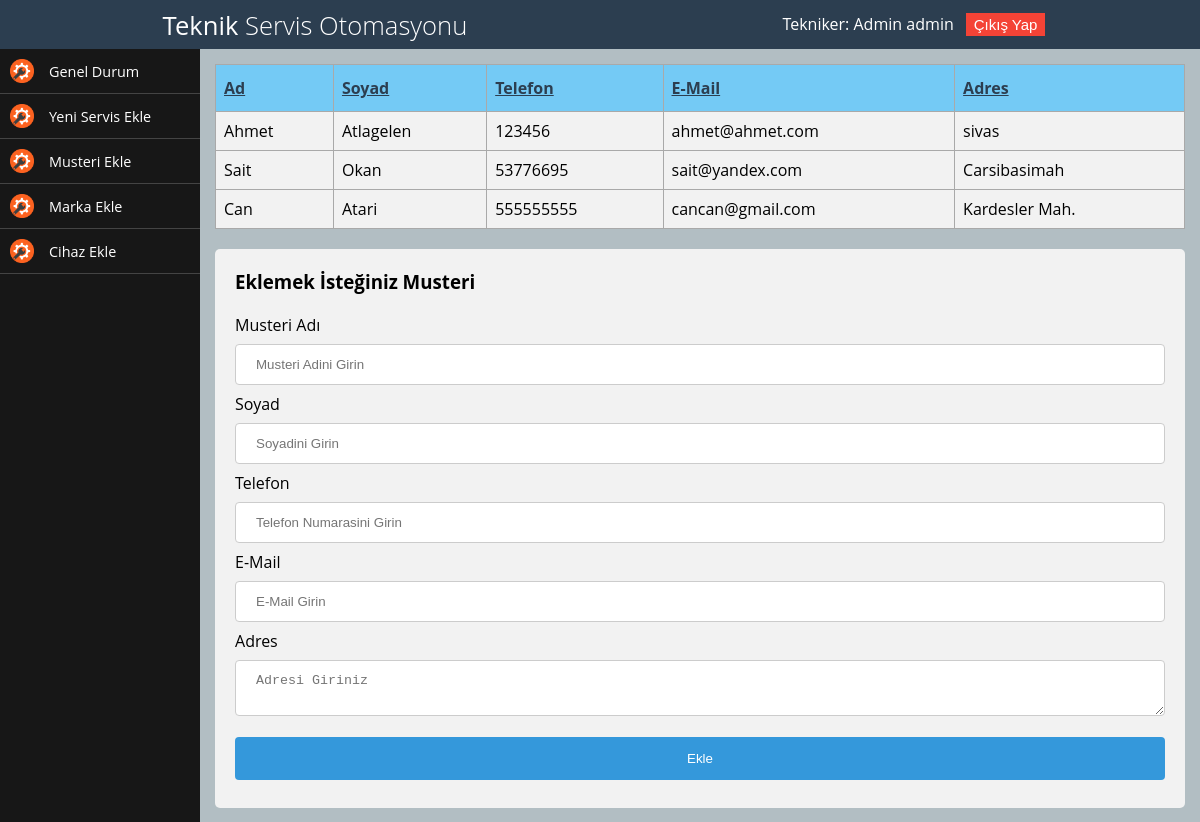
/panel/musteriekle.php (signed in), run on the app's committed database.
### tables this page shows
CREATE TABLE `musteri` (
  `idmusteri` int(11) NOT NULL,
  `ad` varchar(50) NOT NULL,
  `soyad` varchar(50) NOT NULL,
  `telefon` int(20) NOT NULL,
  `mail` varchar(50) NOT NULL,
  `adres` varchar(150) NOT NULL
);

### panel/contentmusteri.php (the view, shortened to what this page needs)
<table id="musteri">
    <tr >
        <th>Ad</th>
        <th>Soyad</th>
        <th>Telefon</th>
        <th>E-Mail</th>
        <th>Adres</th>
    </tr>
    <?php
    require_once "../baglan.php";
    $liste = $conn->query(" SELECT * FROM musteri", PDO::FETCH_ASSOC);
    foreach ($liste as $row) {
        echo "<tr>";
        echo "<td>" . $row["ad"] . "</td>";
        echo "<td>" . $row["soyad"] . "</td>";
        echo "<td>" . $row["telefon"] . "</td>";
        echo "<td>" . $row["mail"] . "</td>";
        echo "<td>" . $row["adres"] . "</td>";
        echo "<tr>";
    }
    ?>
</table>
<div id="formmusteri"  >
    <h3>Eklemek İsteğiniz Musteri</h3>
    <form method="post">
        <label for="musteriadi">Musteri Adı</label>
        <input type="text" name="musteriadi" placeholder="Musteri Adini Girin" required>
        <label for="soyad">Soyad</label>
        <input type="text" name="soyad" placeholder="Soyadini Girin" required>
        <label for="telefon">Telefon</label>
        <input type="text" name="telefon" placeholder="Telefon Numarasini Girin" required>
        <label for="mail">E-Mail</label>
        <input type="text" name="mail" placeholder="E-Mail Girin" required>
        <label for="adres">Adres</label>
        <textarea name="adres" placeholder="Adresi Giriniz"></textarea>
        <input type="submit" value="Ekle" name="musteriekle">
    </form>
</div>

### css-js/tekniker.css (style rules this page uses)
* { margin: 0; padding: 0; box-sizing: border-box; }
html,body { font-family: 'Open Sans'; height: 100%; background: #171717; }

### data on the page
musteri: ad "Ahmet", soyad "Atlagelen", telefon "123456", mail "ahmet@ahmet.com", adres "sivas"
musteri: ad "Sait", soyad "Okan", telefon "53776695", mail "sait@yandex.com", adres "Carsibasimah"
musteri: ad "Can", soyad "Atari", telefon "555555555", mail "cancan@gmail.com", adres "Kardesler Mah."

### other printed values
$_SESSION["ad"] "Admin"
$_SESSION["soyad"] "admin"
